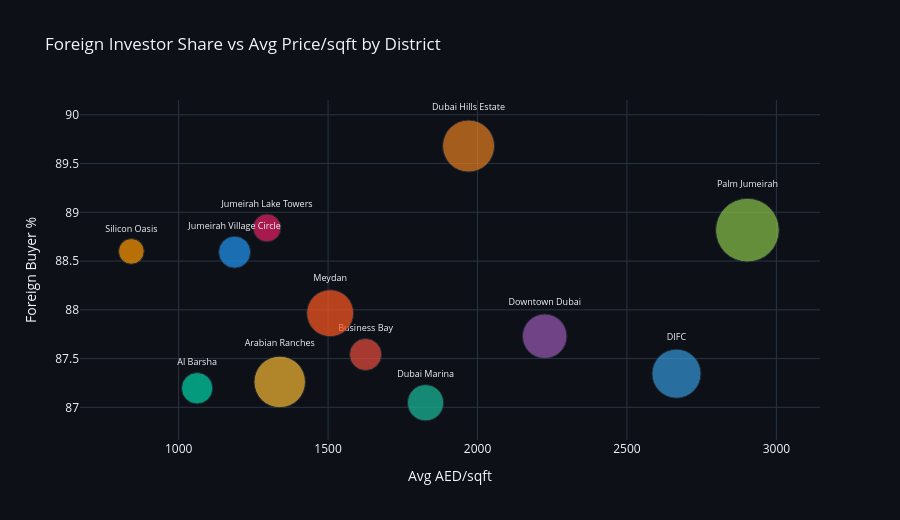

Here is the notebook cell this chart was saved with:
### Markdown cell above
### 4.8 Foreign Investor Concentration vs Price

### Code cell
foreign = (
    df[df["is_foreign"] == 1]
      .groupby("district")
      .agg(foreign_txns=("is_foreign", "count"),
           avg_psf=("price_per_sqft", "mean"),
           avg_ticket=("value_m_aed", "mean"))
      .reset_index()
)
total_per_dist = df.groupby("district").size().reset_index(name="total")
foreign = foreign.merge(total_per_dist, on="district")
foreign["foreign_pct"] = foreign["foreign_txns"] / foreign["total"] * 100

fig8 = px.scatter(foreign, x="avg_psf", y="foreign_pct",
    size="avg_ticket", color="district", text="district",
    title="Foreign Investor Share vs Avg Price/sqft by District",
    labels={"avg_psf": "Avg AED/sqft", "foreign_pct": "Foreign Buyer %",
            "avg_ticket": "Avg Ticket (AED M)"},
    color_discrete_sequence=PALETTE,
    template="plotly_dark", size_max=45)
fig8.update_traces(textposition="top center", textfont_size=9)
fig8.update_layout(paper_bgcolor=DARK, plot_bgcolor=DARK,
    height=520, showlegend=False)
fig8.show()

### Figure 1 — Plotly figure (JSON) as saved in the notebook; plotly's stock layout.template omitted (floating-point values rounded to 4 significant figures)
{"data": [{"hovertemplate": "district=%{text}<br>Avg AED/sqft=%{x}<br>Foreign Buyer %=%{y}<br>Avg Ticket (AED M)=%{marker.size}<extra></extra>", "legendgroup": "Al Barsha", "marker": {"color": "#00d4aa", "size": [2.391], "sizemode": "area", "sizeref": 0.004868, "symbol": "circle"}, "mode": "markers+text", "name": "Al Barsha", "orientation": "v", "showlegend": true, "text": ["Al Barsha"], "textfont": {"size": 9}, "textposition": "top center", "type": "scatter", "x": [1062.0], "xaxis": "x", "y": [87.2], "yaxis": "y"}, {"hovertemplate": "district=%{text}<br>Avg AED/sqft=%{x}<br>Foreign Buyer %=%{y}<br>Avg Ticket (AED M)=%{marker.size}<extra></extra>", "legendgroup": "Arabian Ranches", "marker": {"color": "#f7b731", "size": [6.453], "sizemode": "area", "sizeref": 0.004868, "symbol": "circle"}, "mode": "markers+text", "name": "Arabian Ranches", "orientation": "v", "showlegend": true, "text": ["Arabian Ranches"], "textfont": {"size": 9}, "textposition": "top center", "type": "scatter", "x": [1338.0], "xaxis": "x", "y": [87.26], "yaxis": "y"}, {"hovertemplate": "district=%{text}<br>Avg AED/sqft=%{x}<br>Foreign Buyer %=%{y}<br>Avg Ticket (AED M)=%{marker.size}<extra></extra>", "legendgroup": "Business Bay", "marker": {"color": "#e74c3c", "size": [2.516], "sizemode": "area", "sizeref": 0.004868, "symbol": "circle"}, "mode": "markers+text", "name": "Business Bay", "orientation": "v", "showlegend": true, "text": ["Business Bay"], "textfont": {"size": 9}, "textposition": "top center", "type": "scatter", "x": [1626.0], "xaxis": "x", "y": [87.54], "yaxis": "y"}, {"hovertemplate": "district=%{text}<br>Avg AED/sqft=%{x}<br>Foreign Buyer %=%{y}<br>Avg Ticket (AED M)=%{marker.size}<extra></extra>", "legendgroup": "DIFC", "marker": {"color": "#3498db", "size": [5.832], "sizemode": "area", "sizeref": 0.004868, "symbol": "circle"}, "mode": "markers+text", "name": "DIFC", "orientation": "v", "showlegend": true, "text": ["DIFC"], "textfont": {"size": 9}, "textposition": "top center", "type": "scatter", "x": [2666.0], "xaxis": "x", "y": [87.34], "yaxis": "y"}, {"hovertemplate": "district=%{text}<br>Avg AED/sqft=%{x}<br>Foreign Buyer %=%{y}<br>Avg Ticket (AED M)=%{marker.size}<extra></extra>", "legendgroup": "Downtown Dubai", "marker": {"color": "#9b59b6", "size": [4.801], "sizemode": "area", "sizeref": 0.004868, "symbol": "circle"}, "mode": "markers+text", "name": "Downtown Dubai", "orientation": "v", "showlegend": true, "text": ["Downtown Dubai"], "textfont": {"size": 9}, "textposition": "top center", "type": "scatter", "x": [2225.0], "xaxis": "x", "y": [87.73], "yaxis": "y"}, {"hovertemplate": "district=%{text}<br>Avg AED/sqft=%{x}<br>Foreign Buyer %=%{y}<br>Avg Ticket (AED M)=%{marker.size}<extra></extra>", "legendgroup": "Dubai Hills Estate", "marker": {"color": "#e67e22", "size": [6.568], "sizemode": "area", "sizeref": 0.004868, "symbol": "circle"}, "mode": "markers+text", "name": "Dubai Hills Estate", "orientation": "v", "showlegend": true, "text": ["Dubai Hills Estate"], "textfont": {"size": 9}, "textposition": "top center", "type": "scatter", "x": [1970.0], "xaxis": "x", "y": [89.68], "yaxis": "y"}, {"hovertemplate": "district=%{text}<br>Avg AED/sqft=%{x}<br>Foreign Buyer %=%{y}<br>Avg Ticket (AED M)=%{marker.size}<extra></extra>", "legendgroup": "Dubai Marina", "marker": {"color": "#1abc9c", "size": [3.186], "sizemode": "area", "sizeref": 0.004868, "symbol": "circle"}, "mode": "markers+text", "name": "Dubai Marina", "orientation": "v", "showlegend": true, "text": ["Dubai Marina"], "textfont": {"size": 9}, "textposition": "top center", "type": "scatter", "x": [1826.0], "xaxis": "x", "y": [87.05], "yaxis": "y"}, {"hovertemplate": "district=%{text}<br>Avg AED/sqft=%{x}<br>Foreign Buyer %=%{y}<br>Avg Ticket (AED M)=%{marker.size}<extra></extra>", "legendgroup": "Jumeirah Lake Towers", "marker": {"color": "#e91e63", "size": [1.889], "sizemode": "area", "sizeref": 0.004868, "symbol": "circle"}, "mode": "markers+text", "name": "Jumeirah Lake Towers", "orientation": "v", "showlegend": true, "text": ["Jumeirah Lake Towers"], "textfont": {"size": 9}, "textposition": "top center", "type": "scatter", "x": [1296.0], "xaxis": "x", "y": [88.84], "yaxis": "y"}, {"hovertemplate": "district=%{text}<br>Avg AED/sqft=%{x}<br>Foreign Buyer %=%{y}<br>Avg Ticket (AED M)=%{marker.size}<extra></extra>", "legendgroup": "Jumeirah Village Circle", "marker": {"color": "#2196f3", "size": [2.495], "sizemode": "area", "sizeref": 0.004868, "symbol": "circle"}, "mode": "markers+text", "name": "Jumeirah Village Circle", "orientation": "v", "showlegend": true, "text": ["Jumeirah Village Circle"], "textfont": {"size": 9}, "textposition": "top center", "type": "scatter", "x": [1187.0], "xaxis": "x", "y": [88.59], "yaxis": "y"}, {"hovertemplate": "district=%{text}<br>Avg AED/sqft=%{x}<br>Foreign Buyer %=%{y}<br>Avg Ticket (AED M)=%{marker.size}<extra></extra>", "legendgroup": "Meydan", "marker": {"color": "#ff5722", "size": [5.353], "sizemode": "area", "sizeref": 0.004868, "symbol": "circle"}, "mode": "markers+text", "name": "Meydan", "orientation": "v", "showlegend": true, "text": ["Meydan"], "textfont": {"size": 9}, "textposition": "top center", "type": "scatter", "x": [1507.0], "xaxis": "x", "y": [87.97], "yaxis": "y"}, {"hovertemplate": "district=%{text}<br>Avg AED/sqft=%{x}<br>Foreign Buyer %=%{y}<br>Avg Ticket (AED M)=%{marker.size}<extra></extra>", "legendgroup": "Palm Jumeirah", "marker": {"color": "#8bc34a", "size": [9.858], "sizemode": "area", "sizeref": 0.004868, "symbol": "circle"}, "mode": "markers+text", "name": "Palm Jumeirah", "orientation": "v", "showlegend": true, "text": ["Palm Jumeirah"], "textfont": {"size": 9}, "textposition": "top center", "type": "scatter", "x": [2903.0], "xaxis": "x", "y": [88.82], "yaxis": "y"}, {"hovertemplate": "district=%{text}<br>Avg AED/sqft=%{x}<br>Foreign Buyer %=%{y}<br>Avg Ticket (AED M)=%{marker.size}<extra></extra>", "legendgroup": "Silicon Oasis", "marker": {"color": "#ff9800", "size": [1.606], "sizemode": "area", "sizeref": 0.004868, "symbol": "circle"}, "mode": "markers+text", "name": "Silicon Oasis", "orientation": "v", "showlegend": true, "text": ["Silicon Oasis"], "textfont": {"size": 9}, "textposition": "top center", "type": "scatter", "x": [841.8], "xaxis": "x", "y": [88.6], "yaxis": "y"}], "layout": {"height": 520, "legend": {"itemsizing": "constant", "title": {"text": "district"}, "tracegroupgap": 0}, "paper_bgcolor": "#0d1117", "plot_bgcolor": "#0d1117", "showlegend": false, "title": {"text": "Foreign Investor Share vs Avg Price/sqft by District"}, "xaxis": {"anchor": "y", "domain": [0, 1], "title": {"text": "Avg AED/sqft"}}, "yaxis": {"anchor": "x", "domain": [0, 1], "title": {"text": "Foreign Buyer %"}}}}
